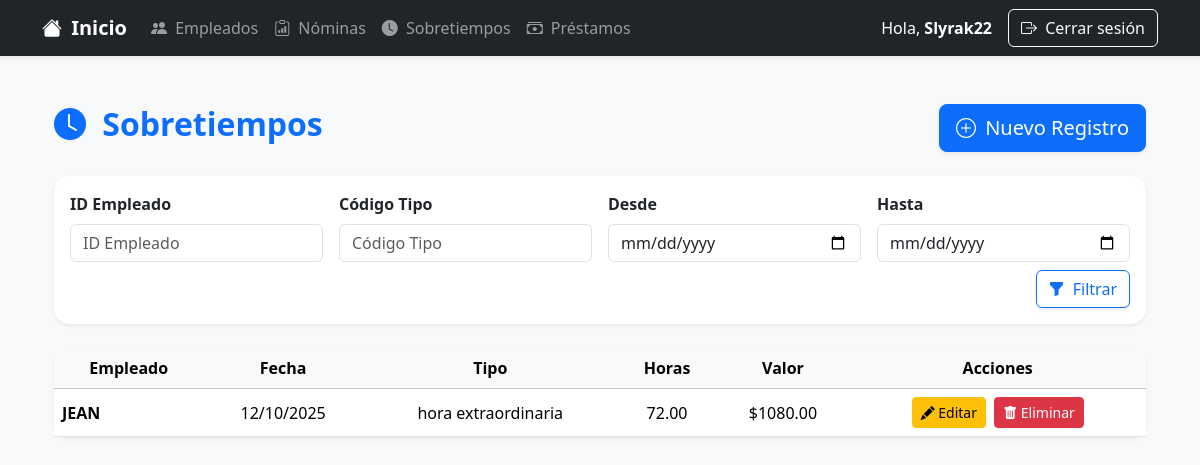
Before: /sbtemp/sobretiempos/ (signed in) with the older database file.
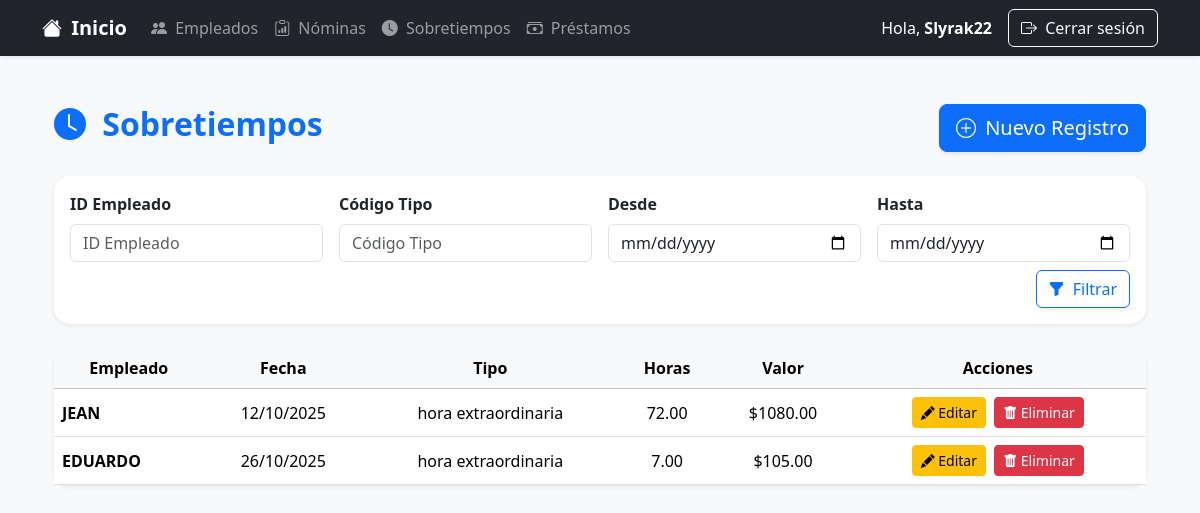
After: the same page with the newer database file.
### Sbtemp_app/models.py (models this page shows, shortened)
class Sobretiempo(models.Model):
    empleado = models.ForeignKey(Empleado, on_delete=models.CASCADE)
    fecha_registro = models.DateField()
    tipo_sobretiempo = models.ForeignKey(TipoSobretiempo, on_delete=models.CASCADE)
    numero_horas = models.DecimalField(max_digits=6, decimal_places=2)
    valor = models.DecimalField(max_digits=10, decimal_places=2, blank=True)

class TipoSobretiempo(models.Model):
    codigo = models.CharField(max_length=10)
    descripcion = models.CharField(max_length=100)
    factor = models.DecimalField(max_digits=4, decimal_places=2)

### nomina_app/models.py (models this page shows, shortened)
class Empleado(models.Model):
    cedula = models.CharField(max_length=10, unique=True)
    nombre = models.CharField(max_length=100)
    apellido = models.CharField(max_length=100)
    sueldo = models.DecimalField(max_digits=10, decimal_places=2)
    departamento = models.CharField(max_length=100)
    cargo = models.CharField(max_length=100)
    fecha_contratacion = models.DateField()

### Sbtemp_app/views.py (the view)
# urls.py: path('sobretiempos/', views.SobretiempoListView.as_view(), name='sobretiempo_list'),
class SobretiempoListView(LoginRequiredMixin, ListView):
    model = Sobretiempo
    template_name = 'Sbtemp/sobretiempo_list.html'
    context_object_name = 'registros'
    paginate_by = 10
    def get_queryset(self):
        qs = Sobretiempo.objects.all()
        tipo = self.request.GET.get('tipo')
        desde = self.request.GET.get('desde')
        hasta = self.request.GET.get('hasta')
        empleado = self.request.GET.get('empleado')
        if tipo:
            qs = qs.filter(tipo_sobretiempo__codigo=tipo)
        if desde and hasta:
            qs = qs.filter(fecha_registro__range=[desde, hasta])
        if empleado:
            qs = qs.filter(empleado__id=empleado)
        return qs

### templates/Sbtemp/sobretiempo_list.html (shortened to what the changed rows need)
{% extends 'base.html' %}
{% block content %}
<div class="container py-4">
    <div class="d-flex justify-content-between align-items-center mb-4">
        <h2 class="fw-bold text-primary">
            <i class="bi bi-clock-fill me-2"></i> Sobretiempos
        </h2>
    </div>
    <div class="card shadow-sm rounded-4 border-0">
        <div class="card-body p-0">
            <div class="table-responsive">
                <table class="table table-hover align-middle mb-0">
                    <thead class="table-light text-center">
                        <tr>
                            <th>Empleado</th>
                            <th>Fecha</th>
                            <th>Tipo</th>
                            <th>Horas</th>
                            <th>Valor</th>
                            <th>Acciones</th>
                        </tr>
                    </thead>
                    <tbody>
                        {% for registro in registros %}
                        <tr class="text-center">
                            <td class="text-start fw-semibold">{{ registro.empleado.nombre }}</td>
                            <td>{{ registro.fecha_registro|date:"d/m/Y" }}</td>
                            <td>{{ registro.tipo_sobretiempo.descripcion }}</td>
                            <td>{{ registro.numero_horas }}</td>
                            <td>${{ registro.valor }}</td>
                            <td class="text-center">
                                <a href="{% url 'sbtemp_app:sobretiempo_update' registro.pk %}"
                                    class="btn btn-sm btn-warning me-1">
                                    <i class="bi bi-pencil-fill"></i> Editar
                                </a>
                                <a href="{% url 'sbtemp_app:sobretiempo_delete' registro.pk %}"
                                    class="btn btn-sm btn-danger">
                                    <i class="bi bi-trash-fill"></i> Eliminar
                                </a>
                            </td>
                        </tr>
                        {% empty %}
                        <tr>
                            <td colspan="6" class="text-center text-muted py-4">
                                <i class="bi bi-info-circle"></i> No hay registros de sobretiempo.
                            </td>
                        </tr>
                        {% endfor %}
                    </tbody>
                </table>
            </div>
        </div>
    </div>
</div>
{% endblock %}

Changed rows visible on the page:
added Sobretiempo: empleado.nombre "EDUARDO", fecha_registro "26/10/2025", tipo_sobretiempo.descripcion "hora extraordinaria", numero_horas "7.00", valor "105.00"
